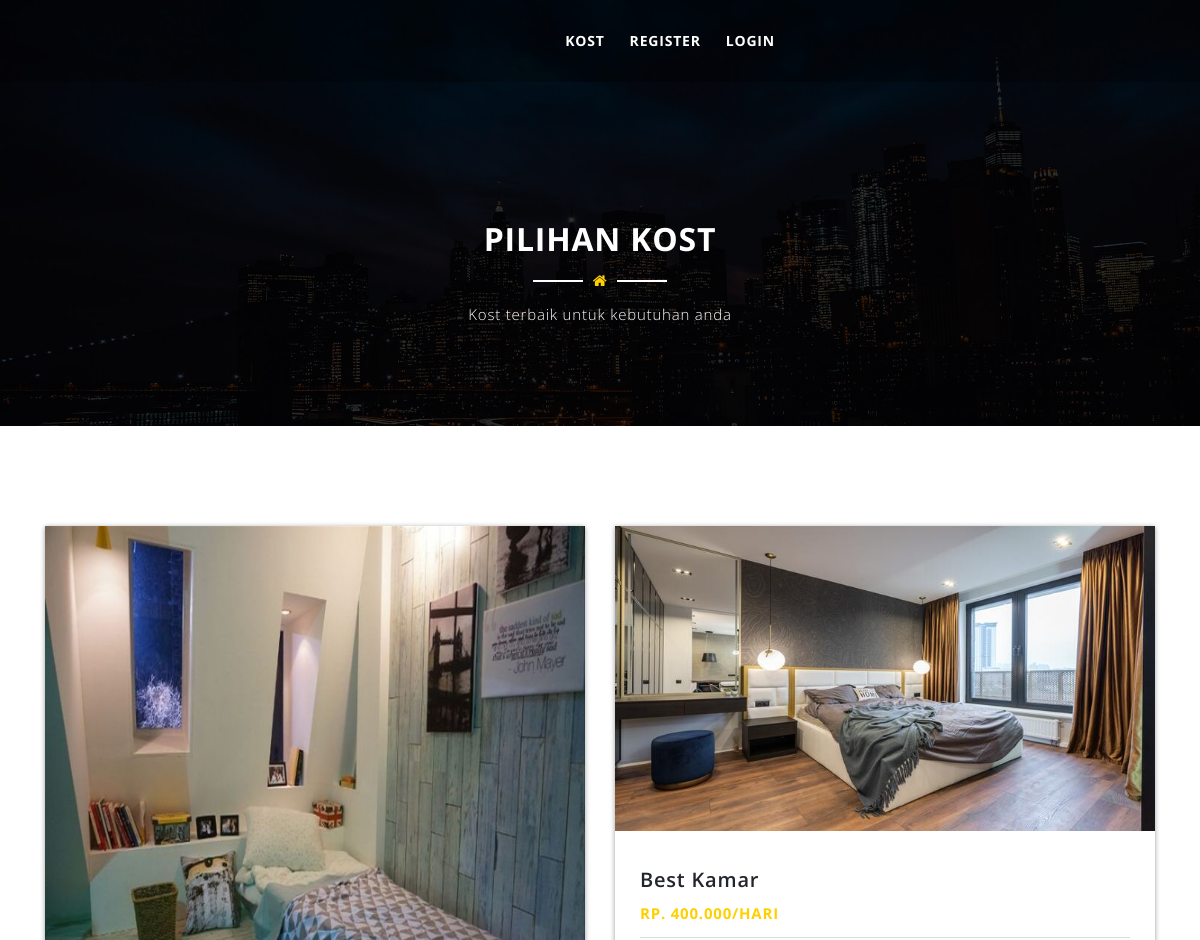
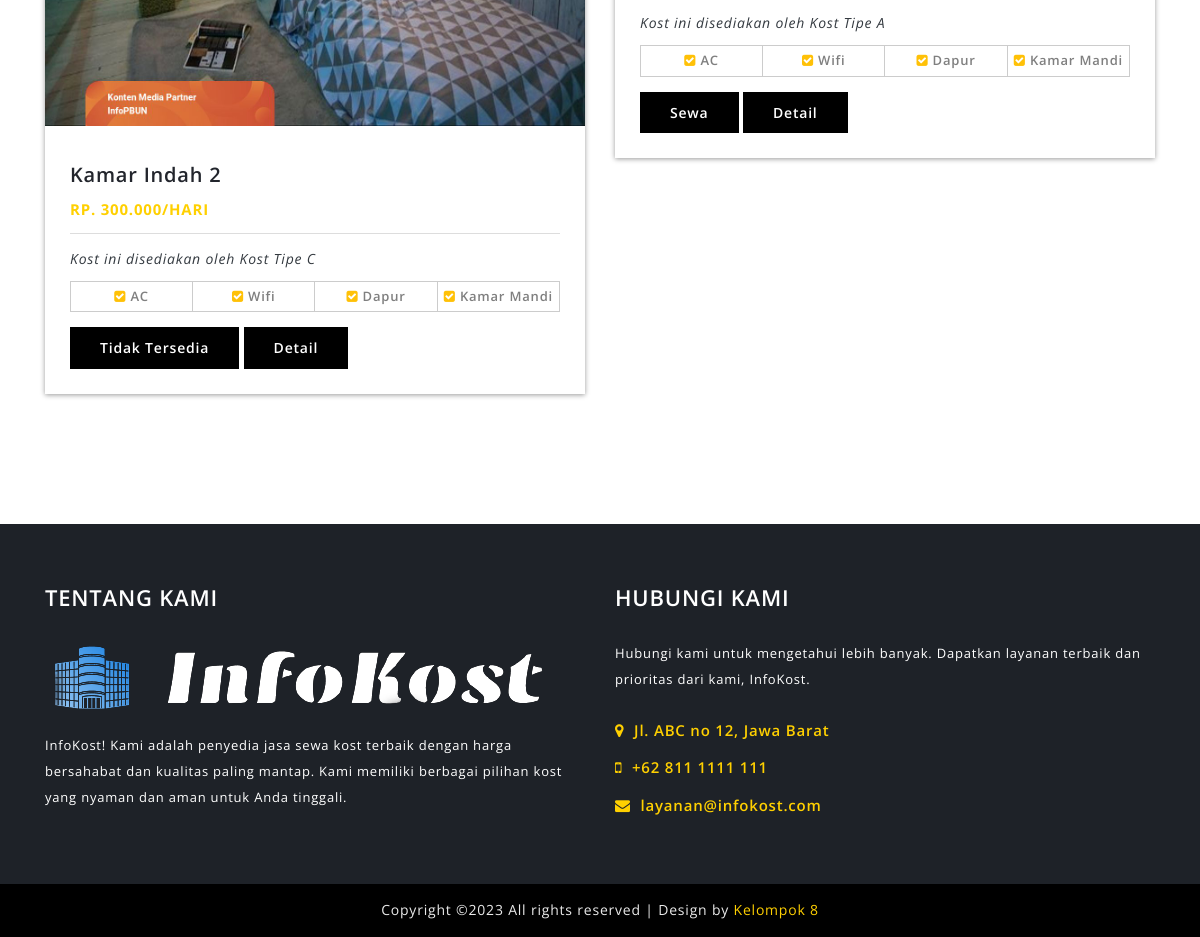
Screenshot of /index.php/customer/data_kos with the database file from the repository (2 pictures, top to bottom).
### tables this page shows
CREATE TABLE `kos` (
  `id_kos` int(11) NOT NULL,
  `nama_rental` varchar(120) NOT NULL,
  `kode_type` varchar(120) NOT NULL,
  `merk` varchar(120) NOT NULL,
  `no_plat` varchar(200) NOT NULL,
  `warna` varchar(20) NOT NULL,
  `tahun` varchar(4) NOT NULL,
  `status` varchar(50) NOT NULL,
  `harga` int(11) NOT NULL,
  `denda` int(11) NOT NULL,
  `ac` int(11) NOT NULL,
  `supir` int(11) NOT NULL,
  `mp3_player` int(11) NOT NULL,
  `central_lock` int(11) NOT NULL,
  `gambar` varchar(255) NOT NULL
);

### application/controllers/customer/Data_kos.php (called while the page is built, shortened)
<?php
	class Data_kos extends CI_Controller{
		public function index(){
			$data['kos'] = $this->rental_model->get_data('kos')->result();
			$this->load->view('templates_customer/header');
			$this->load->view('customer/data_kos', $data);
			$this->load->view('templates_customer/footer');
		}
	}
?>

### index.php (called while the page is built, shortened)
<?php
require_once BASEPATH.'core/CodeIgniter.php';

### application/models/Rental_model.php (called while the page is built, shortened)
<?php
	class Rental_model extends CI_Model{
		public function get_data($table){
			return $this->db->get($table);
		}
	}
?>

### application/views/customer/data_kos.php (the view, shortened to what this page needs)
<section id="page-title-area" class="section-padding overlay">
<div class="container">
    <div class="row">
        <div class="col-lg-12">
            <div class="section-title  text-center">
                <h2>Pilihan Kost</h2>
                <span class="title-line"><i class="fa fa-home"></i></span>
                <p>Kost terbaik untuk kebutuhan anda</p>
            </div>
        </div>
    </div>
</div>
</section>
<section id="car-list-area" class="section-padding">
<div class="container">
    <div class="row">
        <div class="col-lg-12">
            <div class="car-list-content">
                <div class="row">
                    <?php foreach ($kos as $mb ) : ?>
	                    <div class="col-lg-6 col-md-6">
	                        <div class="single-car-wrap">
	                        	<img src="<?php echo base_url('assets/upload/' . $mb->gambar) ?>">
	                            <div class="car-list-info without-bar">
	                                <h2><a href="#"><?php echo $mb->merk ?></a></h2>
	                                <h5>Rp. <?php echo number_format($mb->harga,0,',','.') ?>/Hari</h5>
	                                <p class="text-dark font-italic">Kost ini disediakan oleh <?php echo $mb->nama_rental ?></p>
	                                <ul class="car-info-list">
	                                    <li><?php
	                                    	if($mb->ac == "1"){
	                                    		echo "<i class='fa fa-check-square text-warning'></i>";
	                                    	}else{
	                                    		echo "<i class='fa fa-times-circle text-danger'></i>";
	                                    	}
	                                    ?> AC
	                                	</li>
	                                	<li><?php
	                                    	if($mb->supir == "1"){
	                                    		echo "<i class='fa fa-check-square text-warning'></i>";
	                                    	}else{
	                                    		echo "<i class='fa fa-times-circle text-danger'></i>";
	                                    	}
	                                    ?> Wifi
	                                	</li>
	                                	<li><?php
	                                    	if($mb->mp3_player == "1"){
	                                    		echo "<i class='fa fa-check-square text-warning'></i>";
	                                    	}else{
	                                    		echo "<i class='fa fa-times-circle text-danger'></i>";
	                                    	}
	                                    ?> Dapur
	                                	</li>
	                                	<li><?php
	                                    	if($mb->central_lock == "1"){
	                                    		echo "<i class='fa fa-check-square text-warning'></i>";
	                                    	}else{
	                                    		echo "<i class='fa fa-times-circle text-danger'></i>";
	                                    	}
	                                    ?> Kamar Mandi
	                                	</li>
	                                </ul>
	                                <?php
	                                	if($mb->status == "1"){
	                                		echo anchor('customer/rental/tambah_rental/' . $mb->id_kos,'<span class="rent-btn">Sewa</span>');
	                                	}else{
	                                		echo "<span class='rent-btn'>Tidak Tersedia</span>";
	                                	}
	                                ?>
	                                <a href="<?php echo base_url('customer/data_kos/detail_kos/' . $mb->id_kos) ?>" class="rent-btn">Detail</a>
	                            </div>
	                        </div>
	                    </div>
                	<?php endforeach ?>
                </div>
            </div>
        </div>
    </div>
</div>
</section>

### assets/assets_shop/css/style.css (style rules this page uses)
.overlay { position: relative; z-index: 1; }
.overlay:after { background-color: rgba(0, 0, 0, 0.8); content: ""; left: 0; position: absolute; top: 0; height: 100%; width: 100%; z-index: -1; }
.section-padding { padding: 100px 0; }
.section-title { font-size: 15px; font-weight: 300; margin-bottom: 80px; }
.section-title h2 { margin-bottom: 10px; position: relative; text-transform: uppercase; }
.section-title p { margin-top: 10px; }
.section-title .title-line { color: #ffd000; position: relative; }
.section-title .title-line::after { background-color: #333; content: ""; height: 2px; left: -60px; position: absolute; top: 10px; width: 50px; }
.section-title .title-line::before { background-color: #333; content: ""; height: 2px; position: absolute; right: -60px; top: 10px; width: 50px; }
.overlay .section-title h2, .overlay .section-title p { color: #fff; }
.overlay .section-title .title-line::after, .overlay .section-title .title-line::before { background-color: #fff; }
html, body, #slideslow-bg, #slideslow-bg div { height: 100%; }
#page-title-area { background-image: url("assets/img/page-title.jpg"); background-position: center center; background-size: cover; padding-top: 220px; }
#page-title-area .section-title { margin-bottom: 0; }
.single-car-wrap { -webkit-box-shadow: 0 1px 5px rgba(0, 0, 0, 0.4); box-shadow: 0 1px 5px rgba(0, 0, 0, 0.4); color: #7f7f7f; line-height: 1.8; margin-bottom: 50px; }
.single-car-wrap:last-child { margin-bottom: 0; }
.car-list-info { padding-right: 10px; position: relative; margin-bottom: 10px; }
.car-list-info h2 a { color: #22252c; font-size: 20px; font-weight: 600; }
.car-list-info h5 { border-bottom: 1px solid #ddd; color: #ffd000; font-size: 15px; margin-bottom: 12px; margin-top: 5px; padding-bottom: 15px; text-transform: uppercase; }
.car-info-list { display: -webkit-box; display: -ms-flexbox; display: flex; -webkit-box-orient: horizontal; -webkit-box-direction: normal; -ms-flex-flow: row nowrap; flex-flow: row nowrap; font-size: 13px; font-weight: 600; margin: 10px 0; text-align: center; }
.car-info-list li { border: 1px solid #ccc; -ms-flex-preferred-size: 100%; flex-basis: 100%; padding: 3px; position: relative; }
.car-info-list li + li { border-left: 0; }
.rent-btn { background-color: #000; color: #fff; display: inline-block; font-weight: 600; margin-top: 5px; padding: 8px 30px; -webkit-transition: all 0.4s ease 0s; transition: all 0.4s ease 0s; }
.car-list-info.without-bar { margin: 0; padding: 25px; }
.car-list-content .col-lg-6 .single-car-wrap { margin-bottom: 30px; }
.car-list-content .col-lg-6:last-child .single-car-wrap { margin-bottom: 0; }

### assets/assets_shop/css/responsive.css (style rules this page uses)
@media only screen and (min-width: 992px) { .car-list-info { margin-left: -15px; } }

### rows the page displays
kos: gambar (picture), merk "Kamar Indah 2", harga "300.000", nama_rental "Kost Tipe C", ac 1 (drawn), supir 1 (drawn), mp3_player 1 (drawn), central_lock 1 (drawn), status "Tidak Tersedia"
kos: gambar (picture), merk "Best Kamar", harga "400.000", nama_rental "Kost Tipe A", ac 1 (drawn), supir 1 (drawn), mp3_player 1 (drawn), central_lock 1 (drawn), id_kos "Sewa"
